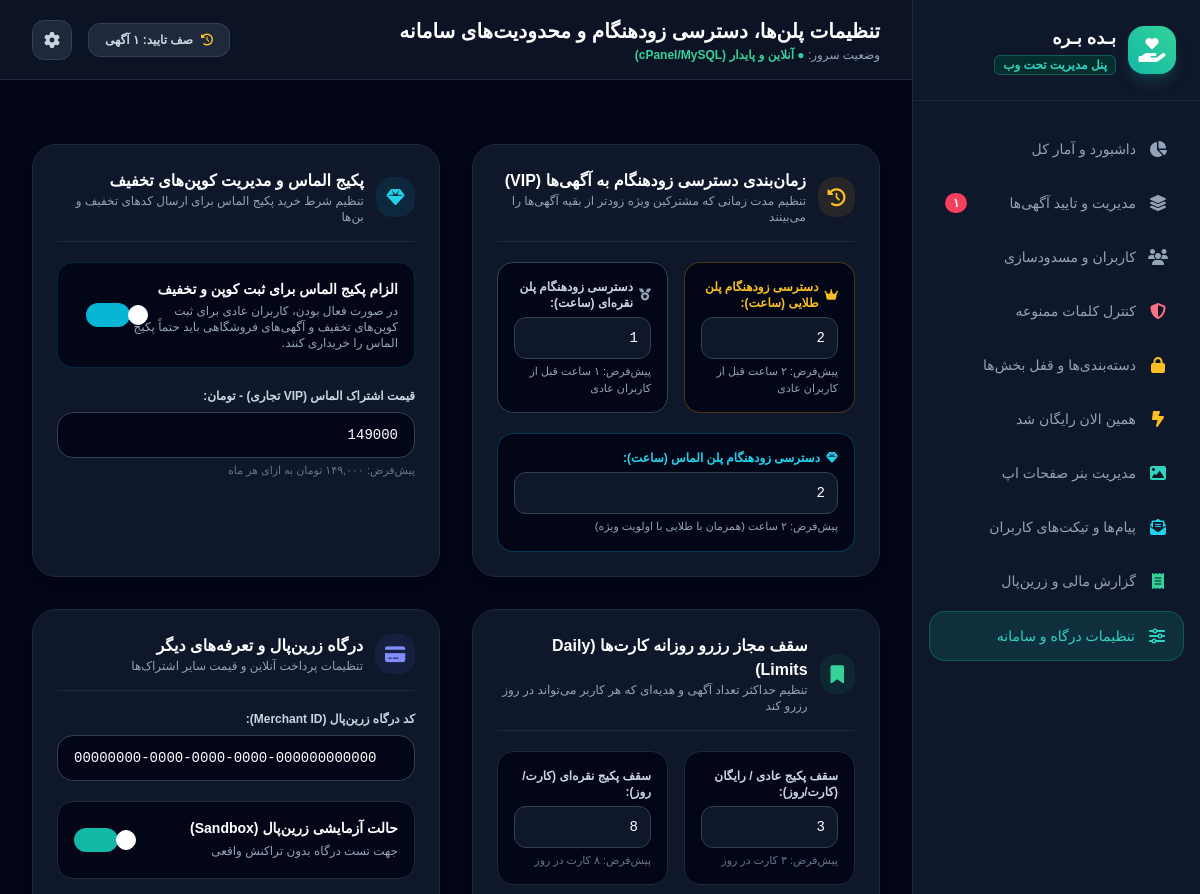
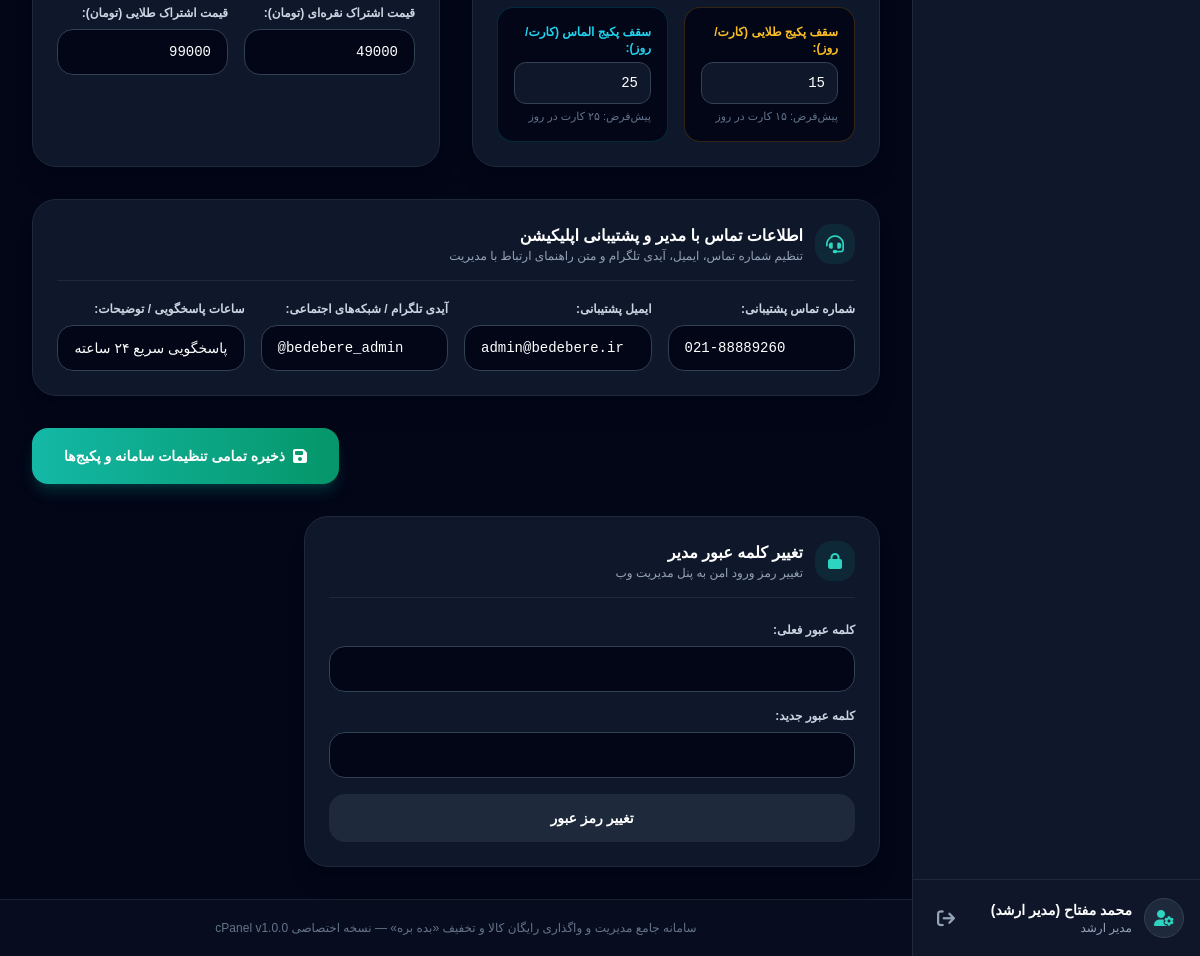
The page /settings.php (signed in) on the database its author committed (2 pictures, top to bottom).
### tables this page shows
CREATE TABLE IF NOT EXISTS `settings` (
  `key_name` VARCHAR(60) PRIMARY KEY,
  `key_value` TEXT NOT NULL,
  `description` VARCHAR(255) DEFAULT NULL
);

### settings.php (the view, shortened to what the rows shown need)
<?php
require_once 'header.php';
$merchantId = getSetting('zarinpal_merchant_id', '00000000-0000-0000-0000-000000000000');
$silverPrice = getSetting('silver_plan_price', '49000');
$goldPrice = getSetting('gold_plan_price', '99000');
$diamondPrice = getSetting('diamond_plan_price', '149000');
$goldEarlyHours = getSetting('gold_early_access_hours', '2');
$silverEarlyHours = getSetting('silver_early_access_hours', '1');
$diamondEarlyHours = getSetting('diamond_early_access_hours', '2');
$freeDailyLimit = getSetting('free_daily_reserve_limit', '3');
$silverDailyLimit = getSetting('silver_daily_reserve_limit', '8');
$goldDailyLimit = getSetting('gold_daily_reserve_limit', '15');
$diamondDailyLimit = getSetting('diamond_daily_reserve_limit', '25');
$supportPhone = getSetting('support_phone', '021-88889260');
$supportEmail = getSetting('support_email', 'admin@bedebere.ir');
$supportTelegram = getSetting('support_telegram', '@bedebere_admin');
$supportHours = getSetting('support_hours', 'پاسخگویی سریع ۲۴ ساعته');
?>
<form method="POST" action="settings.php" class="space-y-8">
    <div class="grid grid-cols-1 lg:grid-cols-2 gap-8">
        <div class="bg-slate-900 border border-slate-800 rounded-3xl p-6 shadow-xl space-y-5">
            <div class="grid grid-cols-1 sm:grid-cols-2 gap-4">
                <div class="bg-slate-950 border border-amber-500/30 rounded-2xl p-4">
                    <label class="block text-amber-400 text-xs font-bold mb-1.5 flex items-center gap-1.5">
                        <i class="fa-solid fa-crown text-xs"></i>
                        دسترسی زودهنگام پلن طلایی (ساعت):
                    </label>
                    <input type="number" name="gold_early_access_hours" value="<?= htmlspecialchars($goldEarlyHours) ?>" min="0" max="72" required
                           class="w-full bg-slate-900 border border-slate-700 rounded-xl px-3 py-2.5 text-sm font-mono text-white focus:outline-none focus:border-amber-400">
                    <span class="text-[11px] text-slate-400 mt-1 block">پیش‌فرض: ۲ ساعت قبل از کاربران عادی</span>
                </div>
                <div class="bg-slate-950 border border-slate-700 rounded-2xl p-4">
                    <label class="block text-slate-300 text-xs font-bold mb-1.5 flex items-center gap-1.5">
                        <i class="fa-solid fa-medal text-xs text-slate-400"></i>
                        دسترسی زودهنگام پلن نقره‌ای (ساعت):
                    </label>
                    <input type="number" name="silver_early_access_hours" value="<?= htmlspecialchars($silverEarlyHours) ?>" min="0" max="72" required
                           class="w-full bg-slate-900 border border-slate-700 rounded-xl px-3 py-2.5 text-sm font-mono text-white focus:outline-none focus:border-teal-400">
                    <span class="text-[11px] text-slate-400 mt-1 block">پیش‌فرض: ۱ ساعت قبل از کاربران عادی</span>
                </div>
            </div>
            <div class="bg-slate-950 border border-cyan-500/30 rounded-2xl p-4">
                <label class="block text-cyan-400 text-xs font-bold mb-1.5 flex items-center gap-1.5">
                    <i class="fa-solid fa-gem text-xs"></i>
                    دسترسی زودهنگام پلن الماس (ساعت):
                </label>
                <input type="number" name="diamond_early_access_hours" value="<?= htmlspecialchars($diamondEarlyHours) ?>" min="0" max="72" required
                       class="w-full bg-slate-900 border border-slate-700 rounded-xl px-3 py-2.5 text-sm font-mono text-white focus:outline-none focus:border-cyan-400">
                <span class="text-[11px] text-slate-400 mt-1 block">پیش‌فرض: ۲ ساعت (همزمان با طلایی با اولویت ویژه)</span>
            </div>
        </div>
        <div class="bg-slate-900 border border-slate-800 rounded-3xl p-6 shadow-xl space-y-5">
            <div>
                <label class="block text-slate-300 text-xs font-semibold mb-2">قیمت اشتراک الماس (VIP تجاری) - تومان:</label>
                <input type="number" name="diamond_plan_price" value="<?= htmlspecialchars($diamondPrice) ?>" required
                       class="w-full bg-slate-950 border border-slate-700 rounded-2xl px-4 py-3 text-sm font-mono text-white focus:outline-none focus:border-cyan-400">
                <span class="text-[11px] text-slate-500 mt-1 block">پیش‌فرض: ۱۴۹,۰۰۰ تومان به ازای هر ماه</span>
            </div>
        </div>
        <div class="bg-slate-900 border border-slate-800 rounded-3xl p-6 shadow-xl space-y-5">
            <div class="grid grid-cols-1 sm:grid-cols-2 gap-4">
                <div class="bg-slate-950 border border-slate-800 rounded-2xl p-4">
                    <label class="block text-slate-300 text-xs font-bold mb-1.5">
                        سقف پکیج عادی / رایگان (کارت/روز):
                    </label>
                    <input type="number" name="free_daily_reserve_limit" value="<?= htmlspecialchars($freeDailyLimit) ?>" min="1" max="100" required
                           class="w-full bg-slate-900 border border-slate-700 rounded-xl px-3 py-2.5 text-sm font-mono text-white focus:outline-none focus:border-teal-400">
                    <span class="text-[11px] text-slate-500 mt-1 block">پیش‌فرض: ۳ کارت در روز</span>
                </div>
                <div class="bg-slate-950 border border-slate-800 rounded-2xl p-4">
                    <label class="block text-slate-300 text-xs font-bold mb-1.5">
                        سقف پکیج نقره‌ای (کارت/روز):
                    </label>
                    <input type="number" name="silver_daily_reserve_limit" value="<?= htmlspecialchars($silverDailyLimit) ?>" min="1" max="200" required
                           class="w-full bg-slate-900 border border-slate-700 rounded-xl px-3 py-2.5 text-sm font-mono text-white focus:outline-none focus:border-teal-400">
                    <span class="text-[11px] text-slate-500 mt-1 block">پیش‌فرض: ۸ کارت در روز</span>
                </div>
                <div class="bg-slate-950 border border-amber-500/20 rounded-2xl p-4">
                    <label class="block text-amber-400 text-xs font-bold mb-1.5">
                        سقف پکیج طلایی (کارت/روز):
                    </label>
                    <input type="number" name="gold_daily_reserve_limit" value="<?= htmlspecialchars($goldDailyLimit) ?>" min="1" max="500" required
                           class="w-full bg-slate-900 border border-slate-700 rounded-xl px-3 py-2.5 text-sm font-mono text-white focus:outline-none focus:border-amber-400">
                    <span class="text-[11px] text-slate-500 mt-1 block">پیش‌فرض: ۱۵ کارت در روز</span>
                </div>
                <div class="bg-slate-950 border border-cyan-500/20 rounded-2xl p-4">
                    <label class="block text-cyan-400 text-xs font-bold mb-1.5">
                        سقف پکیج الماس (کارت/روز):
                    </label>
                    <input type="number" name="diamond_daily_reserve_limit" value="<?= htmlspecialchars($diamondDailyLimit) ?>" min="1" max="1000" required
                           class="w-full bg-slate-900 border border-slate-700 rounded-xl px-3 py-2.5 text-sm font-mono text-white focus:outline-none focus:border-cyan-400">
                    <span class="text-[11px] text-slate-500 mt-1 block">پیش‌فرض: ۲۵ کارت در روز</span>
                </div>
            </div>
        </div>
        <div class="bg-slate-900 border border-slate-800 rounded-3xl p-6 shadow-xl space-y-5">
            <div>
                <label class="block text-slate-300 text-xs font-semibold mb-2">کد درگاه زرین‌پال (Merchant ID):</label>
                <input type="text" name="zarinpal_merchant_id" value="<?= htmlspecialchars($merchantId) ?>" required
                       class="w-full bg-slate-950 border border-slate-700 rounded-2xl px-4 py-3 text-sm font-mono text-white focus:outline-none focus:border-teal-400 text-left" dir="ltr"
                       placeholder="xxxxxxxx-xxxx-xxxx-xxxx-xxxxxxxxxxxx">
            </div>
            <div class="grid grid-cols-1 sm:grid-cols-2 gap-4">
                <div>
                    <label class="block text-slate-300 text-xs font-semibold mb-2">قیمت اشتراک نقره‌ای (تومان):</label>
                    <input type="number" name="silver_plan_price" value="<?= htmlspecialchars($silverPrice) ?>" required
                           class="w-full bg-slate-950 border border-slate-700 rounded-2xl px-4 py-3 text-sm font-mono text-white focus:outline-none focus:border-teal-400">
                </div>
                <div>
                    <label class="block text-slate-300 text-xs font-semibold mb-2">قیمت اشتراک طلایی (تومان):</label>
                    <input type="number" name="gold_plan_price" value="<?= htmlspecialchars($goldPrice) ?>" required
                           class="w-full bg-slate-950 border border-slate-700 rounded-2xl px-4 py-3 text-sm font-mono text-white focus:outline-none focus:border-teal-400">
                </div>
            </div>
        </div>
        <div id="contact_info" class="bg-slate-900 border border-slate-800 rounded-3xl p-6 shadow-xl space-y-5 lg:col-span-2">
            <div class="grid grid-cols-1 sm:grid-cols-2 lg:grid-cols-4 gap-4">
                <div>
                    <label class="block text-slate-300 text-xs font-semibold mb-2">شماره تماس پشتیبانی:</label>
                    <input type="text" name="support_phone" value="<?= htmlspecialchars($supportPhone) ?>" required
                           class="w-full bg-slate-950 border border-slate-700 rounded-2xl px-4 py-3 text-sm font-mono text-white focus:outline-none focus:border-teal-400 text-left" dir="ltr"
                           placeholder="02188889260">
                </div>
                <div>
                    <label class="block text-slate-300 text-xs font-semibold mb-2">ایمیل پشتیبانی:</label>
                    <input type="email" name="support_email" value="<?= htmlspecialchars($supportEmail) ?>" required
                           class="w-full bg-slate-950 border border-slate-700 rounded-2xl px-4 py-3 text-sm font-mono text-white focus:outline-none focus:border-teal-400 text-left" dir="ltr"
                           placeholder="admin@bedebere.ir">
                </div>
                <div>
                    <label class="block text-slate-300 text-xs font-semibold mb-2">آیدی تلگرام / شبکه‌های اجتماعی:</label>
                    <input type="text" name="support_telegram" value="<?= htmlspecialchars($supportTelegram) ?>"
                           class="w-full bg-slate-950 border border-slate-700 rounded-2xl px-4 py-3 text-sm font-mono text-white focus:outline-none focus:border-teal-400 text-left" dir="ltr"
                           placeholder="@bedebere_admin">
                </div>
                <div>
                    <label class="block text-slate-300 text-xs font-semibold mb-2">ساعات پاسخگویی / توضیحات:</label>
                    <input type="text" name="support_hours" value="<?= htmlspecialchars($supportHours) ?>"
                           class="w-full bg-slate-950 border border-slate-700 rounded-2xl px-4 py-3 text-sm text-white focus:outline-none focus:border-teal-400"
                           placeholder="پاسخگویی سریع ۲۴ ساعته">
                </div>
            </div>
        </div>
    </div>
</form>
<?php require_once 'footer.php'; ?>

### rows shown on the page
settings: gold_early_access_hours "2"
settings: silver_early_access_hours "1"
settings: diamond_early_access_hours "2"
settings: diamond_plan_price "149000"
settings: free_daily_reserve_limit "3"
settings: silver_daily_reserve_limit "8"
settings: gold_daily_reserve_limit "15"
settings: diamond_daily_reserve_limit "25"
settings: zarinpal_merchant_id "00000000-0000-0000-0000-000000000000"
settings: silver_plan_price "49000"
settings: gold_plan_price "99000"
settings: support_phone "021-88889260"
settings: support_email "admin@bedebere.ir"
settings: support_telegram "@bedebere_admin"
settings: support_hours "پاسخگویی سریع ۲۴ ساعته"

### other values the page prints
persianNumber($pendingListingsCount) "۱"
$adminName "محمد مفتاح (مدیر ارشد)"
$pageTitle "تنظیمات پلن‌ها، دسترسی زودهنگام و محدودیت‌های سامانه"
